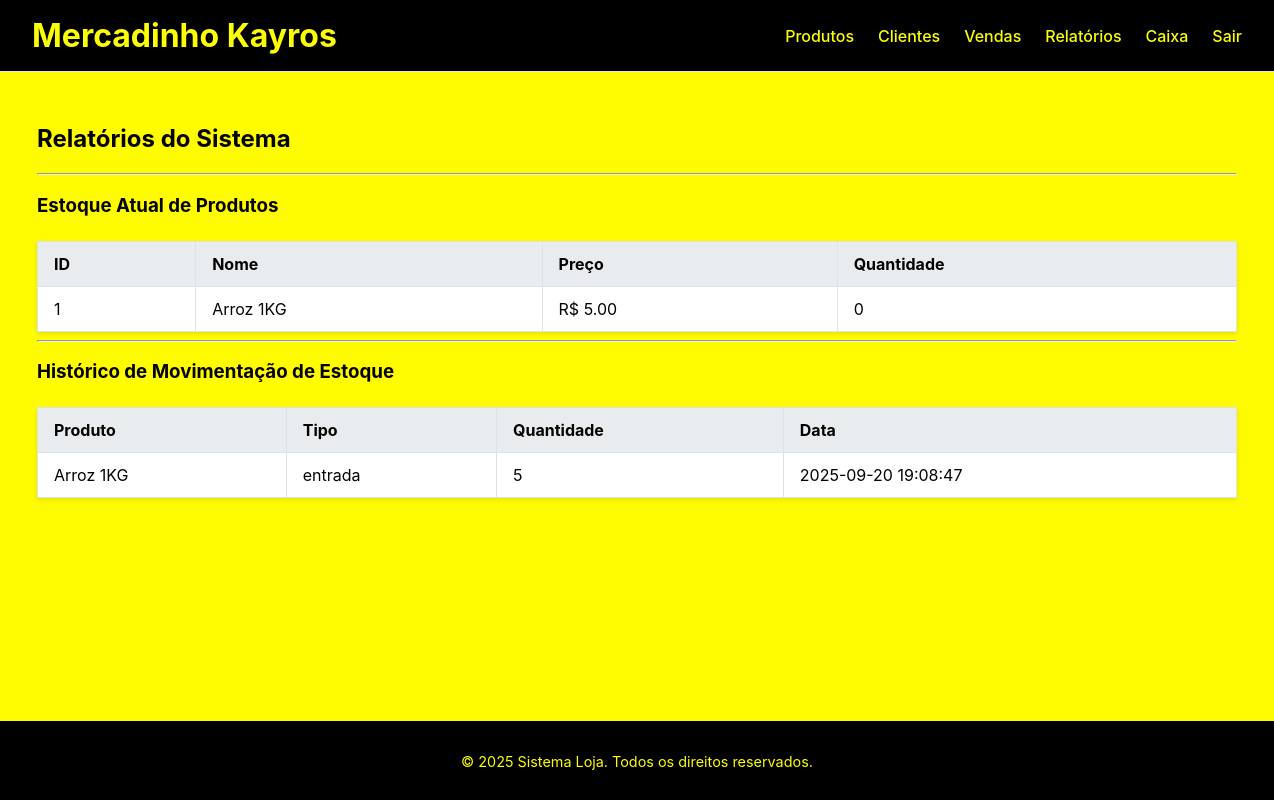
/relatorios (signed in), run on an earlier commit of the app's database.
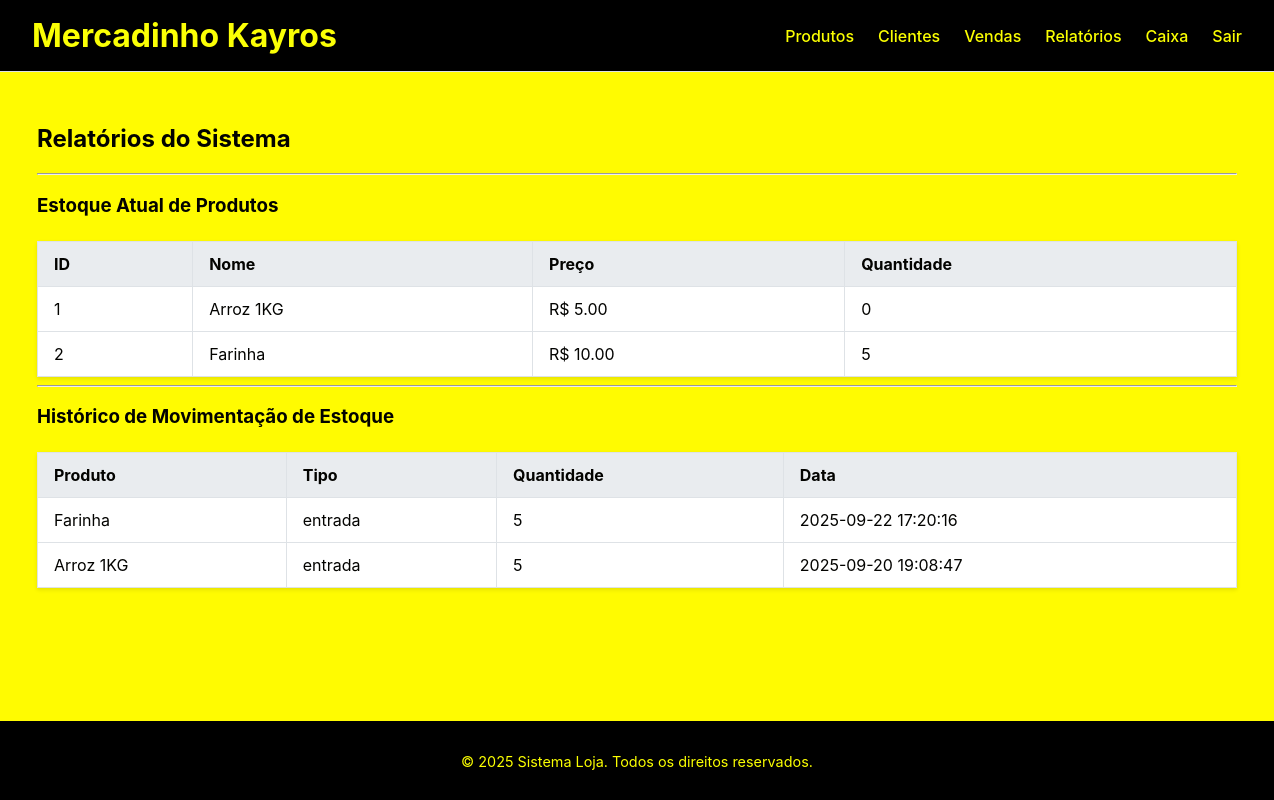
And on a later commit of the database.
### tables this page shows
CREATE TABLE produtos (
        id INTEGER PRIMARY KEY AUTOINCREMENT,
        nome TEXT NOT NULL,
        preco REAL NOT NULL,
        quantidade INTEGER NOT NULL,
        codigo_barras TEXT UNIQUE
    );

CREATE TABLE historico_estoque (
        id INTEGER PRIMARY KEY AUTOINCREMENT,
        produto_id INTEGER NOT NULL,
        tipo_movimento TEXT NOT NULL, -- 'entrada' ou 'saida'
        quantidade INTEGER NOT NULL,
        data_movimento TEXT NOT NULL,
        FOREIGN KEY (produto_id) REFERENCES produtos (id)
    );

### app.py (the view)
@app.route('/relatorios')
@login_required
def relatorios():
    relatorio_estoque = db.get_relatorio_estoque()
    relatorio_movimentacao = db.get_relatorio_movimentacao_estoque()
    return render_template('relatorios.html', estoque=relatorio_estoque, movimentacoes=relatorio_movimentacao)

### app.py (called while the page is built)
@login_manager.user_loader
def load_user(user_id):
    return db.get_user_by_id(int(user_id))

@app.context_processor
def inject_current_year():
    return {'current_year': datetime.utcnow().year}

### logica_banco.py (called while the page is built)
def get_user_by_id(user_id):
    db = DatabaseManager()
    db.connect()
    user_data = db.fetch_one("SELECT * FROM usuarios WHERE id = ?", (user_id,))
    db.disconnect()
    if user_data:
        return User(id=user_data['id'], username=user_data['username'], password_hash=user_data['password_hash'])
    return None

def listar_produtos():
    db = DatabaseManager()
    db.connect()
    produtos = db.fetch_all("SELECT * FROM produtos ORDER BY nome")
    db.disconnect()
    return produtos

def get_relatorio_estoque():
    return listar_produtos()

def get_relatorio_movimentacao_estoque():
    db = DatabaseManager()
    db.connect()
    query = """
        SELECT h.id, p.nome, h.tipo_movimento, h.quantidade, h.data_movimento
        FROM historico_estoque h JOIN produtos p ON h.produto_id = p.id
        ORDER BY h.data_movimento DESC """
    movimentos = db.fetch_all(query)
    db.disconnect()
    return movimentos

    def connect(self):
        self.conn = sqlite3.connect(self.db_name)
        self.conn.row_factory = sqlite3.Row # Permite acessar resultados por nome da coluna
        self.cursor = self.conn.cursor()

    def disconnect(self):
        if self.conn:
            self.conn.close()

    def fetch_all(self, query, params=()):
        try:
            self.cursor.execute(query, params)
            return self.cursor.fetchall()
        except sqlite3.Error as e:
            print(f"Erro ao buscar dados: {e}")
            return []

    def fetch_one(self, query, params=()):
        try:
            self.cursor.execute(query, params)
            return self.cursor.fetchone()
        except sqlite3.Error as e:
            print(f"Erro ao buscar dado: {e}")
            return None

### templates/relatorios.html (shortened to what this page needs)
{% extends "base.html" %}
{% block content %}
<h2>Relatórios do Sistema</h2>
<hr>
<h3>Estoque Atual de Produtos</h3>
<table>
    <thead>
        <tr>
            <th>ID</th>
            <th>Nome</th>
            <th>Preço</th>
            <th>Quantidade</th>
        </tr>
    </thead>
    <tbody>
        {% for produto in estoque %}
        <tr>
            <td>{{ produto.id }}</td>
            <td>{{ produto.nome }}</td>
            <td>R$ {{ "%.2f"|format(produto.preco) }}</td>
            <td>{{ produto.quantidade }}</td>
        </tr>
        {% endfor %}
    </tbody>
</table>
<hr>
<h3>Histórico de Movimentação de Estoque</h3>
<table>
    <thead>
        <tr>
            <th>Produto</th>
            <th>Tipo</th>
            <th>Quantidade</th>
            <th>Data</th>
        </tr>
    </thead>
    <tbody>
        {% for item in movimentacoes %}
        <tr>
            <td>{{ item.nome }}</td>
            <td>{{ item.tipo_movimento }}</td>
            <td>{{ item.quantidade }}</td>
            <td>{{ item.data_movimento }}</td>
        </tr>
        {% endfor %}
    </tbody>
</table>
{% endblock %}

### templates/base.html (shortened to what this page needs)
<!DOCTYPE html>
<html lang="pt-br">
<head>
    <link rel="stylesheet" href="{{ url_for('static', filename='styles.css') }}">
</head>
<body>
    <header>
        <h1>Mercadinho Kayros</h1>
        <nav>
            <ul>
                <li><a href="{{ url_for('produtos') }}">Produtos</a></li>
                <li><a href="{{ url_for('clientes') }}">Clientes</a></li>
                <li><a href="{{ url_for('vendas') }}">Vendas</a></li>
                <li><a href="{{ url_for('relatorios') }}">Relatórios</a></li>
                <li><a href="{{ url_for('caixa') }}">Caixa</a></li>
                <li><a href="{{ url_for('logout') }}">Sair</a></li>
            </ul>
        </nav>
    </header>
    <main>
        {% block content %}{% endblock %}
    </main>
    <footer>
        <p>&copy; {{ current_year }} Sistema Loja. Todos os direitos reservados.</p>
    </footer>
</body>
</html>

### static/styles.css (style rules this page uses)
:root { --cor-primaria: #fbff05; --cor-secundaria: #fbff01; --cor-sucesso: #28a745; --cor-perigo: #dc3545; --cor-fundo: #fffb01; --cor-texto: #030300; --borda-radius: 5px; }
body { font-family: -apple-system, BlinkMacSystemFont, "Segoe UI", Roboto, "Helvetica Neue", Arial, sans-serif; margin: 0; background-color: var(--cor-fundo); color: var(--cor-texto); display: flex; flex-direction: column; min-height: 100vh; }
header { background-color: #000000; padding: 1rem 2rem; border-bottom: 1px solid #dee2e6; display: flex; justify-content: space-between; align-items: center; }
header h1 { margin: 0; color: var(--cor-primaria); }
main { flex-grow: 1; padding: 2rem; max-width: 1200px; margin: 0 auto; width: 100%; }
footer { text-align: center; padding: 1rem; background-color: #000000; border-top: 1px solid #000000; font-size: 0.9em; color: var(--cor-secundaria); }
nav ul { list-style: none; margin: 0; padding: 0; display: flex; }
nav ul li { margin-left: 1.5rem; }
nav ul li a { text-decoration: none; color: var(--cor-secundaria); font-weight: 500; transition: color 0.2s; }
table { width: 100%; border-collapse: collapse; margin-top: 1.5rem; background-color: #fff; box-shadow: 0 2px 4px rgba(0,0,0,0.1); }
table thead { background-color: #e9ecef; }
table th, table td { padding: 0.75rem 1rem; border: 1px solid #dee2e6; text-align: left; }

What changed in the data, as far as the page shows it:
added produtos: id "2", nome "Farinha", preco "10.00", quantidade "5"
added historico_estoque: nome "Farinha", tipo_movimento "entrada", quantidade "5", data_movimento "2025-09-22 17:20:16"
